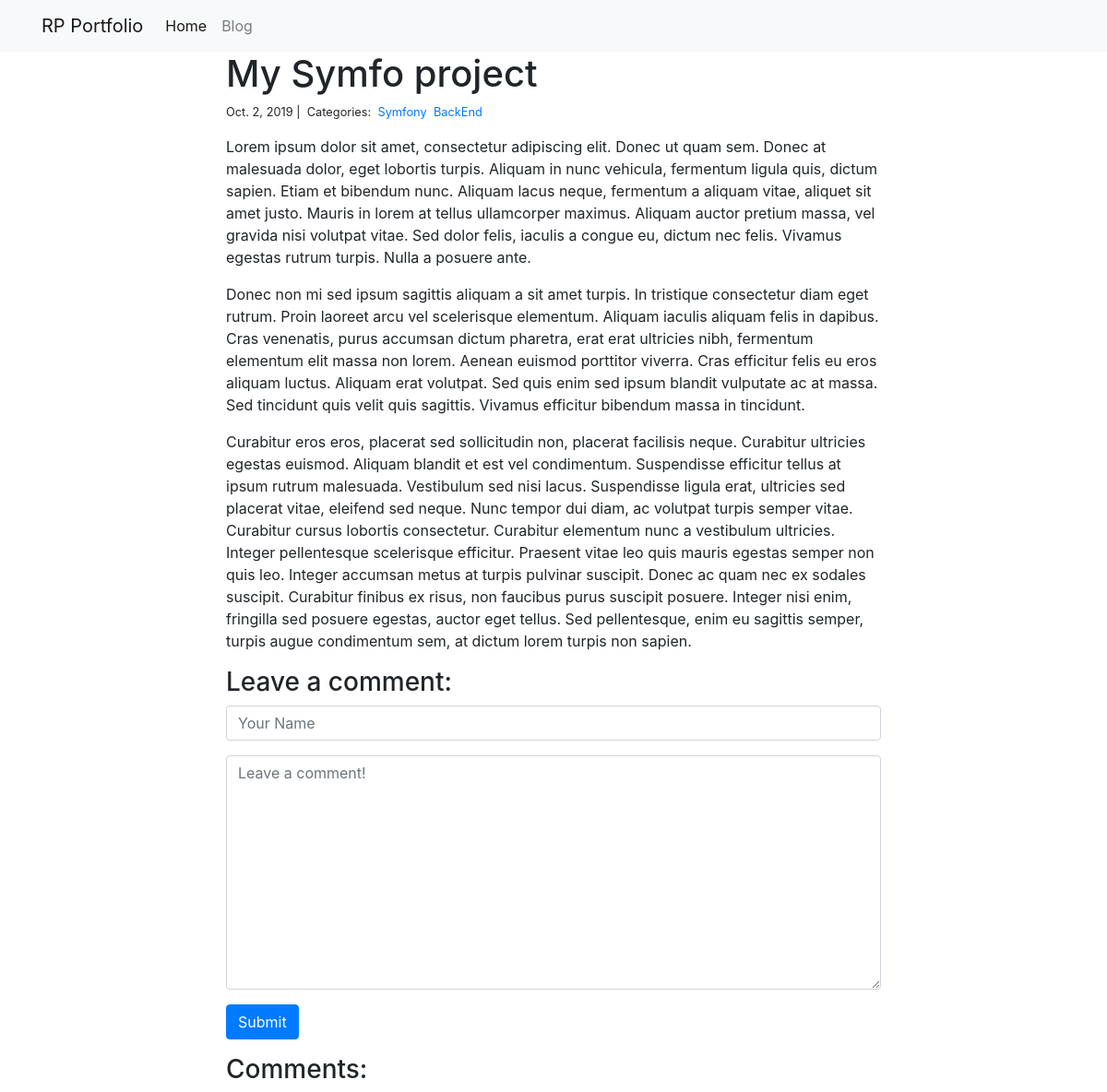
The app's page /blog/2/ with its own data.
### blog/models.py (models this page shows)
class Post(models.Model):
    title = models.CharField(max_length=255)
    body = models.TextField()
    created_on = models.DateTimeField(auto_now_add=True)
    last_modified = models.DateTimeField(auto_now=True)
    categories = models.ManyToManyField('Category', related_name='posts')

class Category(models.Model):
    name = models.CharField(max_length=20)

### blog/views.py (the view, shortened to what this page needs)
# urls.py: path("<int:pk>/", views.blog_detail, name="blog_detail"),
def blog_detail(request, pk):
    post = Post.objects.get(pk=pk)
    form = CommentForm()
    comments = Comment.objects.filter(post=post)
    context = {
        "post": post,
        "comments": comments,
        "form": form,
    }
    return render(request, "blog_detail.html", context)

### blog/forms.py
class CommentForm(forms.Form):
    author = forms.CharField(
        max_length=60,
        widget=forms.TextInput(attrs={
            "class": "form-control",
            "placeholder": "Your Name"
        })
    )
    body = forms.CharField(widget=forms.Textarea(
        attrs={
            "class": "form-control",
            "placeholder": "Leave a comment!"
        })
    )

### blog/templates/blog_detail.html (shortened to what this page needs)
{% extends "base.html" %}
{% block page_content %}
<div class="col-md-8 offset-md-2">
    <h1>{{ post.title }}</h1>
    <small>
        {{ post.created_on.date }} |&nbsp;
        Categories:&nbsp;
        {% for category in post.categories.all %}
            <a href="{% url 'blog_category' category.name %}">{{ category.name }}</a>&nbsp;
        {% endfor %}
    </small>
    <p>{{ post.body | linebreaks }}</p>
    <h3>Leave a comment:</h3>
    <form action="/blog/{{ post.pk }}/" method="post">
        <div class="form-group">
            {{ form.author }}
        </div>
        <div class="form-group">
            {{ form.body }}
        </div>
        <button type="submit" class="btn btn-primary">Submit</button>
    </form>
    <h3>Comments:</h3>
</div>
{% endblock %}

### records on screen
Post: title "My Symfo project", created_on "Oct. 2, 2019", body "Lorem ipsum dolor sit amet, consectetur adipiscing elit. Donec ut quam sem. Donec at malesuada dolor, eget lobortis turpis. Aliquam in nunc vehicula, fermentum ligula quis, dictum sapien. Etiam et bibendum nunc. Aliquam lacus neque, fermentum a aliquam vitae, aliquet sit amet justo. Mauris in lorem at tellus ullamcorper maximus. Aliquam auctor pretium massa, vel gravida nisi volutpat vitae. Sed dolor felis, iaculis a congue eu, dictum nec felis. Vivamus egestas rutrum turpis. Nulla a posuere ante. Donec non mi sed ipsum sagittis aliquam a sit amet turpis. In tristique consectetur diam eget rutrum. Proin laoreet arcu vel scelerisque elementum. Aliquam iaculis aliquam felis in dapibus. Cras…"
Category: name "Symfony"
Category: name "BackEnd"
